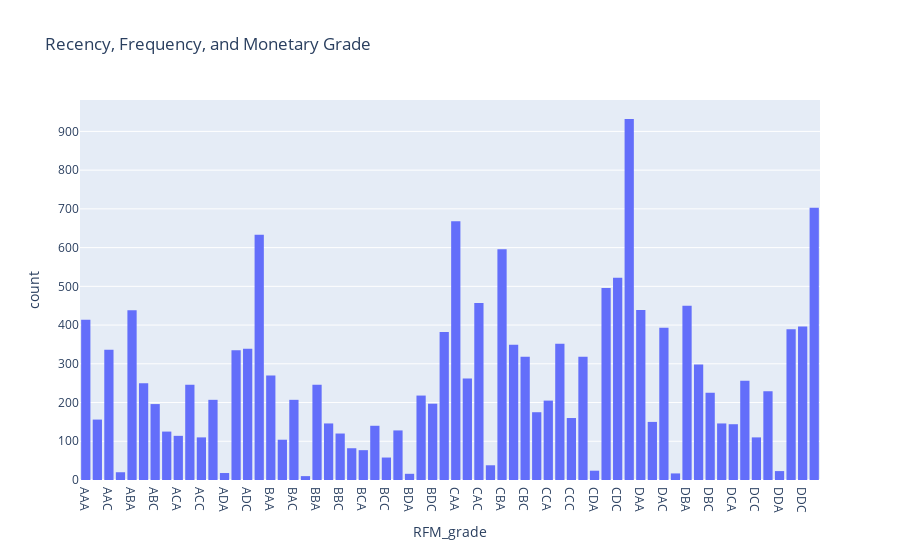

Notebook code cell kept with this figure:
### Markdown cell above
Use the a `.histogram()` function to create a bar chart of all the RFM_grades. 

<span style='background :#FFF59E'>**Pro Tip:** Add the following argument in your `px.histogram` function to order the bars by grade: <br>
>`category_orders = {'RFM_grade': grade_orders}`</span>

### Code cell
# Create a bar chart of the RFM grades
px.histogram(full_rfm, x='RFM_grade', 
            title='Recency, Frequency, and Monetary Grade',
            category_orders = {'RFM_grade': grade_orders})

### Figure 1 — Plotly figure (JSON) as saved in the notebook; plotly's stock layout.template omitted (floating-point values rounded to 4 significant figures; data arrays with more than 128 entries replaced by an {"elided": "..."} marker saying what was removed)
{"data": [{"alignmentgroup": "True", "bingroup": "x", "hovertemplate": "RFM_grade=%{x}<br>count=%{y}<extra></extra>", "legendgroup": "", "marker": {"color": "#636efa", "pattern": {"shape": ""}}, "name": "", "offsetgroup": "", "orientation": "v", "showlegend": false, "type": "histogram", "x": {"elided": "16578 str values"}, "xaxis": "x", "yaxis": "y"}], "layout": {"autosize": true, "barmode": "relative", "legend": {"tracegroupgap": 0}, "title": {"text": "Recency, Frequency, and Monetary Grade"}, "xaxis": {"anchor": "y", "autorange": true, "categoryarray": ["AAA", "AAB", "AAC", "AAD", "ABA", "ABB", "ABC", "ABD", "ACA", "ACB", "ACC", "ACD", "ADA", "ADB", "ADC", "ADD", "BAA", "BAB", "BAC", "BAD", "BBA", "BBB", "BBC", "BBD", "BCA", "BCB", "BCC", "BCD", "BDA", "BDB", "BDC", "BDD", "CAA", "CAB", "CAC", "CAD", "CBA", "CBB", "CBC", "CBD", "CCA", "CCB", "CCC", "CCD", "CDA", "CDB", "CDC", "CDD", "DAA", "DAB", "DAC", "DAD", "DBA", "DBB", "DBC", "DBD", "DCA", "DCB", "DCC", "DCD", "DDA", "DDB", "DDC", "DDD"], "categoryorder": "array", "domain": [0, 1], "range": [-0.5, 63.5], "title": {"text": "RFM_grade"}, "type": "category"}, "yaxis": {"anchor": "x", "autorange": true, "domain": [0, 1], "range": [0, 981.1], "title": {"text": "count"}}}}
